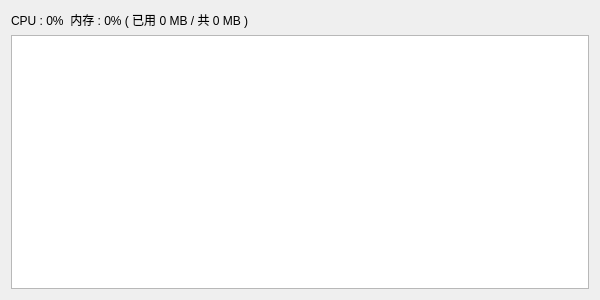
<?xml version="1.0" encoding="UTF-8"?>
<ui version="4.0">
 <class>MainWindow</class>
 <widget class="QWidget" name="Widget">
  <property name="geometry">
   <rect>
    <x>0</x>
    <y>0</y>
    <width>600</width>
    <height>300</height>
   </rect>
  </property>
  <property name="windowTitle">
   <string>TTKCPUMemery</string>
  </property>
  <layout class="QVBoxLayout" name="verticalLayout">
   <item>
    <widget class="QLabel" name="labCPUMemory">
     <property name="styleSheet">
      <string notr="true"/>
     </property>
     <property name="text">
      <string>CPU : 0%  内存 : 0% ( 已用 0 MB / 共 0 MB )</string>
     </property>
    </widget>
   </item>
   <item>
    <widget class="QTableWidget" name="tableWidget"/>
   </item>
  </layout>
 </widget>
 <layoutdefault spacing="6" margin="11"/>
 <resources/>
 <connections/>
</ui>
